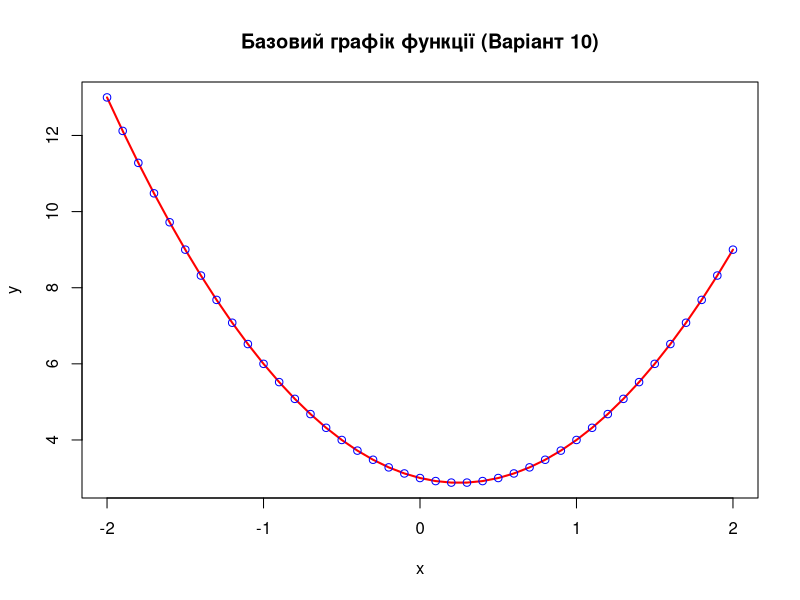
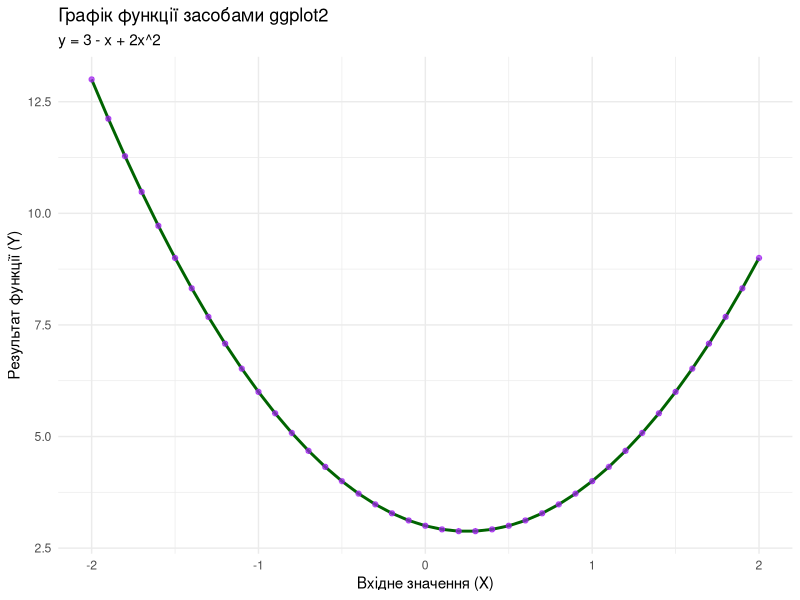

The R script that drew these images, in order:
## ---- chunk 1
knitr::opts_chunk$set(echo = TRUE)
## ---- chunk 2

library(rio)
library(ggplot2)
library(knitr)


b0 <- 3
b1 <- -1
b2 <- 2


x <- seq(-2, 2, 0.1)

y <- b0 + b1 * x + b2 * x^2


plot(x, y, 
     type = "l", 
     col = "red", 
     lwd = 2,
     main = "Базовий графік функції (Варіант 10)", 
     xlab = "x", 
     ylab = "y")
points(x, y, col = "blue")


df <- data.frame(x = x, y = y)
export(df, "data/data_variant10.csv")
df_new <- import("data/data_variant10.csv")


kable(head(df_new), caption = "Табл. 1. Фрагмент таблиці даних для 10 варіанту")


df_new |> 
  ggplot(aes(x = x, y = y)) +
  geom_line(col = "darkgreen", size = 1) +
  geom_point(col = "purple", alpha = 0.7) +
  labs(title = "Графік функції засобами ggplot2", 
       subtitle = "y = 3 - x + 2x^2",
       x = "Вхідне значення (X)", 
       y = "Результат функції (Y)") +
  theme_minimal()
